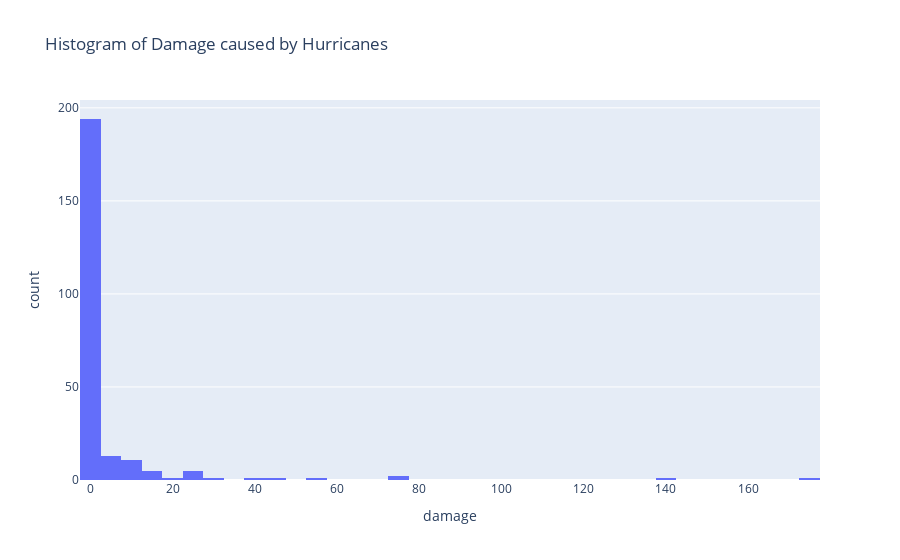

Notebook code for this chart:
### Markdown cell above
## Visualizations

### Code cell
fig = px.histogram(df, x="damage", title = 'Histogram of Damage caused by Hurricanes')
fig.show()

### Figure 1 — Plotly figure (JSON) as saved in the notebook; plotly's stock layout.template omitted (floating-point values rounded to 4 significant figures; data arrays with more than 128 entries replaced by an {"elided": "..."} marker saying what was removed)
{"data": [{"alignmentgroup": "True", "bingroup": "x", "hovertemplate": "damage=%{x}<br>count=%{y}<extra></extra>", "legendgroup": "", "marker": {"color": "#636efa", "pattern": {"shape": ""}}, "name": "", "offsetgroup": "", "orientation": "v", "showlegend": false, "type": "histogram", "x": {"elided": "237 float values"}, "xaxis": "x", "yaxis": "y"}], "layout": {"autosize": true, "barmode": "relative", "legend": {"tracegroupgap": 0}, "title": {"text": "Histogram of Damage caused by Hurricanes"}, "xaxis": {"anchor": "y", "autorange": true, "domain": [0, 1], "range": [-2.5, 177.5], "title": {"text": "damage"}, "type": "linear"}, "yaxis": {"anchor": "x", "autorange": true, "domain": [0, 1], "range": [0, 204.2], "title": {"text": "count"}}}}
